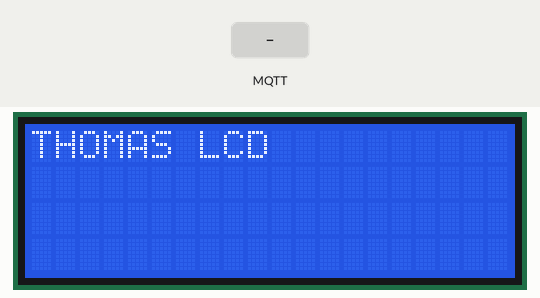
Simulated run of this sketch. Board: ESP8266 (NodeMCU). Parts: 20×4 character LCD. Inputs (shaded band) come from the test bench. WiFi joins after 1.5 s; servers stay silent unless stated; random numbers use the default seed unless the sketch sets one; no MQTT or app messages arrive unless stated; what the sketch prints to the serial monitor is not drawn.

Above: at 2.8 s.
2.9 s: MQTT message "EVALUATE" arrives on the first subscribed topic
At 5.7 s:
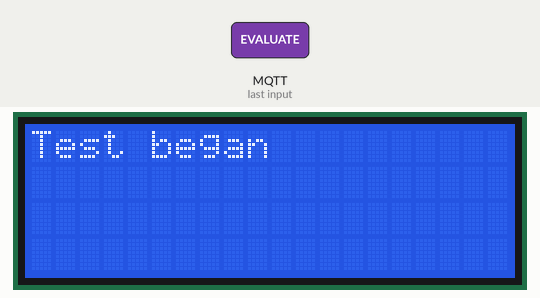
6.0 s: MQTT message "TEST" arrives on the first subscribed topic
At 7.8 s:
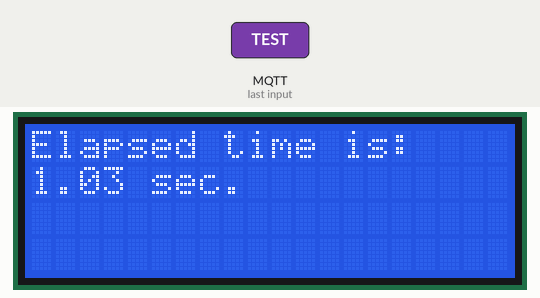
8.1 s: MQTT message "on" arrives on the first subscribed topic
At 9.0 s:
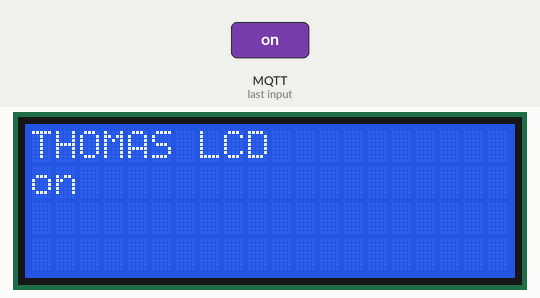
10.1 s: MQTT message "off" arrives on the first subscribed topic
At 11.3 s:
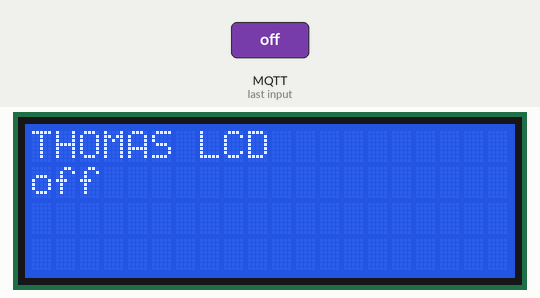
12.1 s: MQTT message "1" arrives on the first subscribed topic
At 13.4 s:
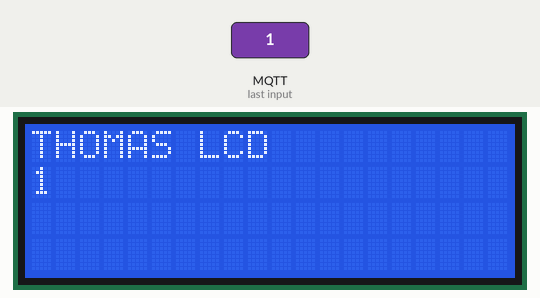
Timing chart, 0 to 15.1 s (numbered marks = the images above; inputs shaded):
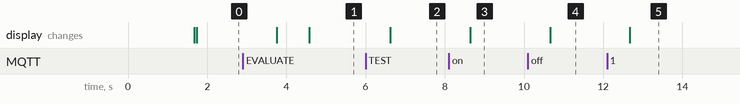

Measured:
- after the input at 2.9 s, the display: first changes after 0.86 s (image 1 shows a later state)
- after the input at 6.0 s, the display: changes after 0.62 s (image 2)
- after the input at 8.1 s, the display: changes after 0.54 s (image 3)
- after the input at 10.1 s, the display: changes after 0.56 s (image 4)
- after the input at 12.1 s, the display: changes after 0.58 s (image 5)

The sketch:

firstattempt.ino
```cpp
#include <ESP8266WiFi.h>
#include <PubSubClient.h>
#include <LiquidCrystal_I2C.h>
LiquidCrystal_I2C lcd(0x27, 20, 4);/*0x27 means the address of this 1602 I2C LCD display*/

#define PHONE "PHONE"
#define FRIEND "ESP2"
#define PC "PC"

const char* ssid = "****";
//const char* ssid = "iPhone";
const char* password = "****";
//const char* password = "****";
//const char* mqtt_server = "broker.mqttdashboard.com";// choose mqtt server
const char* mqtt_server = "****";
//const char* mqtt_server = "iot.eclipse.org";
unsigned long start, finished;
float elapsed;
WiFiClient espClient;
PubSubClient client(espClient);
long lastMsg = 0;
String stat;
char stats[100];
int value = 0;


void setup_wifi() {
   delay(100);
  // Connecting to a WiFi network
    Serial.print("Connecting to ");
    Serial.println(ssid);
    WiFi.begin(ssid, password);
    while (WiFi.status() != WL_CONNECTED)
    {
      delay(500);
      Serial.print(".");
    }
  randomSeed(micros());
  Serial.println("");
  Serial.println("WiFi connected");
  Serial.println("IP address: ");
  Serial.println(WiFi.localIP());
}

void callback(char* topic, byte* payload, unsigned int length)
{
  Serial.print("Command from MQTT broker is : ");
  Serial.print(topic);
  Serial.println();
  Serial.print(" publish data is:");
  lcd.clear();
  lcd.setCursor(0, 0);
  lcd.print("THOMAS LCD"); // Start Print text to Line 1
  String wrote;
  for(int i=0;i<length;i++)
  {
    Serial.print((char)payload[i]);
    lcd.setCursor(i, 1);
    lcd.write((char)payload[i]);
    wrote += ((char)payload[i]);
    if(wrote == "EVALUATE"){
      delay(800);
      lcd.clear();
      lcd.setCursor(0, 0);
      start = millis();
      client.publish(FRIEND, "COMPARE" , true);
      lcd.print("Test began");

    }
    if(wrote == "TEST"){
      finished = millis();
      elapsed = (((float)(finished - start))/1000)-1;
      lcd.clear();
      lcd.setCursor(0,0);
      lcd.print("Elapsed time is:");
      lcd.setCursor(0,1);
      lcd.print(elapsed);
      lcd.print(" sec.");
    }
  }
  Serial.println();
} //end callback

void reconnect() {
  // Loop until we're reconnected
  while (!client.connected())
  {
    Serial.print("Attempting MQTT connection...");
    // Create a random client ID
    String clientId = "ESP8266Client-";
    clientId += String(random(0xffff), HEX);
    // Attempt to connect
    if (client.connect(clientId.c_str()))
    {
      Serial.println("connected");
     //once connected to MQTT broker, subscribe command if any
      client.subscribe("ThomasCommand");
    } else {
      Serial.print("failed, rc=");
      Serial.print(client.state());
      Serial.println(" try again in 5 seconds");
      // Wait 5 seconds before retrying
      delay(5000);
    }
    lcd.clear();
    lcd.setCursor(0, 0);
    lcd.print("THOMAS LCD");
  }
} //end reconnect()

void setup() {
  Serial.begin(115200);
  setup_wifi();
  client.setServer(mqtt_server, 1883);
  lcd.init();   // initializing the LCD
  lcd.backlight(); // Enable or Turn On the backlight
}

void loop() {
  if (!client.connected()) {
    reconnect();
  }
  client.setCallback(callback);
  stat = WiFi.macAddress().c_str();
  stat.toCharArray(stats, 100);
  client.publish(PC, stats);
  delay(1000);
  client.loop();
}
```
